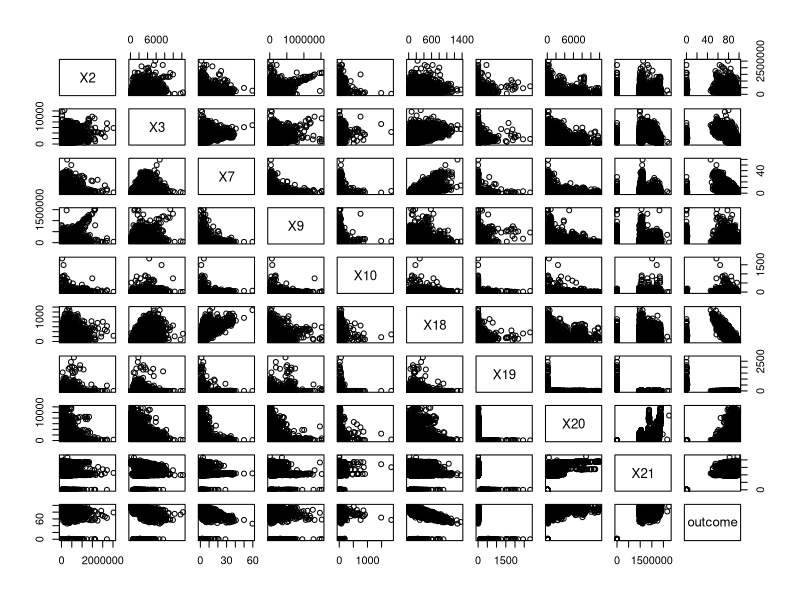

Generate this figure with R:
## ---- chunk 1
knitr::opts_chunk$set(echo = TRUE)
## ---- chunk 2
#Bring in Libraries
library(readr)
library(readxl)
library(tidyverse)
library(caret)
library(corrplot)
## ---- chunk 3
#load data
training <- read.csv("competition-data.csv") 
test_preds <- read.csv("competition-test-x-values.csv") 
## ---- chunk 4
#cleaning and pred selection
zero_check <- training %>% summarise(across(everything(), ~ sum(. == 0)))
#Predictors which have over 1,000 0's are being automatically removed. We can't assess the signifigance of individual columns, so this is the best route to retain predictors which have unique values
training <- training %>% select(X2:X10, X17:outcome, - X8)
## ---- chunk 5
## Looking to remove highly correlated predictors.


## ---- chunk 6
## Removing X4, X5, X6, X17 
training <- training %>% select(- (X4:X6),- X17)
correlation_matrix <- cor(training)
pairs(training)
## ---- chunk 7
x <- training %>% select(-outcome)
y <- training$outcome
## ---- chunk 8
#KNN
ctrl <- trainControl(method = "cv", number = 10)
knnFit1 <- train(
  x = x,
  y = y,
  preProcess = c("center", "scale"),
  method = "knn",
  trControl = ctrl,
  tuneLength = 15)
## Linear DELETED, NOT NECESSARY WITH HIGH RMSE
ctrl = trainControl(method="cv", number = 10)
